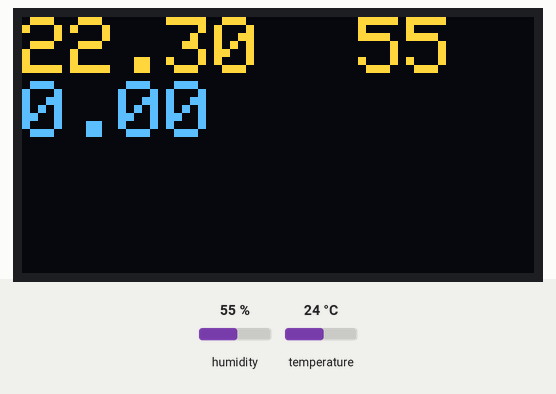
The sketch below on a simulated Arduino Uno, built with avr-gcc and run on an emulated ATmega328P. On the bench: 128×64 one-colour display. Inputs (shaded band) come from the test bench; at power-on: humidity 55 %, temperature 24 °C. The OLED is the two-colour kind (top 16 rows yellow).

Above: at 3.2 s.
3.3 s: humidity set to 22 %
At 5.4 s:
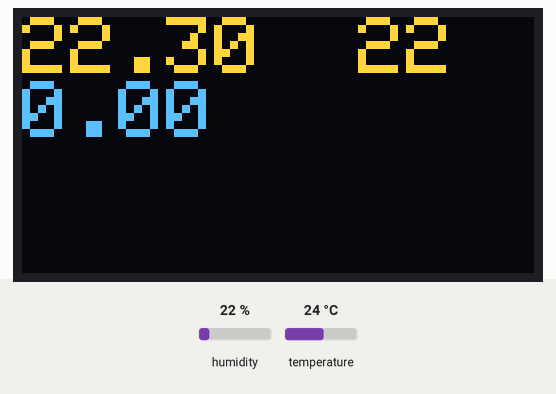
7.2 s: temperature set to 12 °C
At 9.1 s:
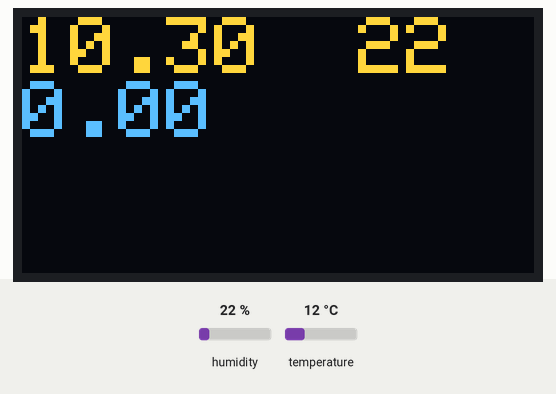
11.1 s: humidity set to 40 %
At 11.6 s:
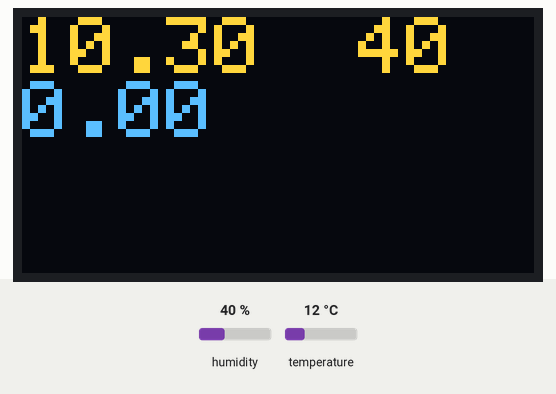
15.0 s: temperature set to 19 °C
At 17.8 s:
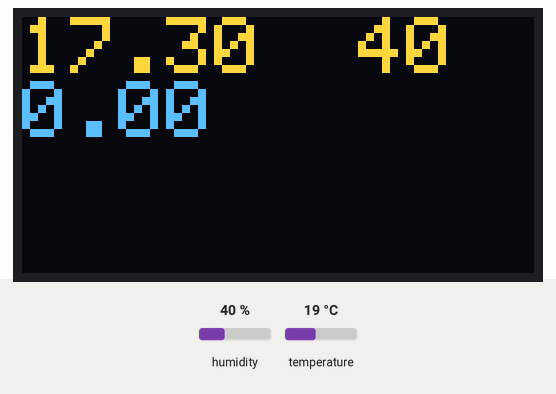
Timing chart, 0 to 19.3 s (numbered marks = the images above; inputs shaded):
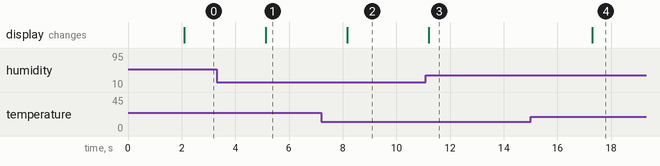

Measured:
- after the input at 3.3 s, the display: changes after 1.8 s (image 1)
- after the input at 7.2 s, the display: changes after 0.97 s (image 2)
- after the input at 11.1 s, the display: changes after 0.11 s (image 3)
- after the input at 15.0 s, the display: changes after 2.3 s (image 4)

The sketch:

arduino_nano_dht22.ino
```cpp
#include <Adafruit_SSD1306.h>
#include <SPI.h>
#include <Adafruit_SSD1306.h>
#include <Adafruit_GFX.h>
#include "DHT22.h"
#include <Wire.h>

#include "I2Cdev.h"
#include <SoftwareSerial.h>

// 实例化SPI OLED
#define OLED_MOSI   9
#define OLED_CLK   10
#define OLED_DC    11
#define OLED_RESET 13

Adafruit_SSD1306 display(OLED_MOSI, OLED_CLK, OLED_DC, OLED_RESET, -1);

DHT22 myDHT22(6);

unsigned long startTime =  millis();

void setup()
{
   Wire.begin();           //I2C总线
//  Serial.begin(9600);


  display.begin(SSD1306_SWITCHCAPVCC);
  display.clearDisplay();
  display.setTextSize(4);
  display.setTextColor(WHITE);
  display.setCursor(40, 2);
  display.print("GO");
  display.display();

  delay(2000);

}

void loop()
{
  DHT22_ERROR_t errorCode;

  errorCode = myDHT22.readData();
  if(errorCode == DHT_ERROR_NONE){
    display.clearDisplay();
    display.setTextSize(2);
    display.setCursor(0, 0);
    display.print(myDHT22.getTemperatureC()-1.7);
    display.print("  ");
    display.println(myDHT22.getHumidityInt()/10);

    display.println(ceil((millis()-startTime)/1000/60));
    display.display();
  }

  delay(3000);
}
```
